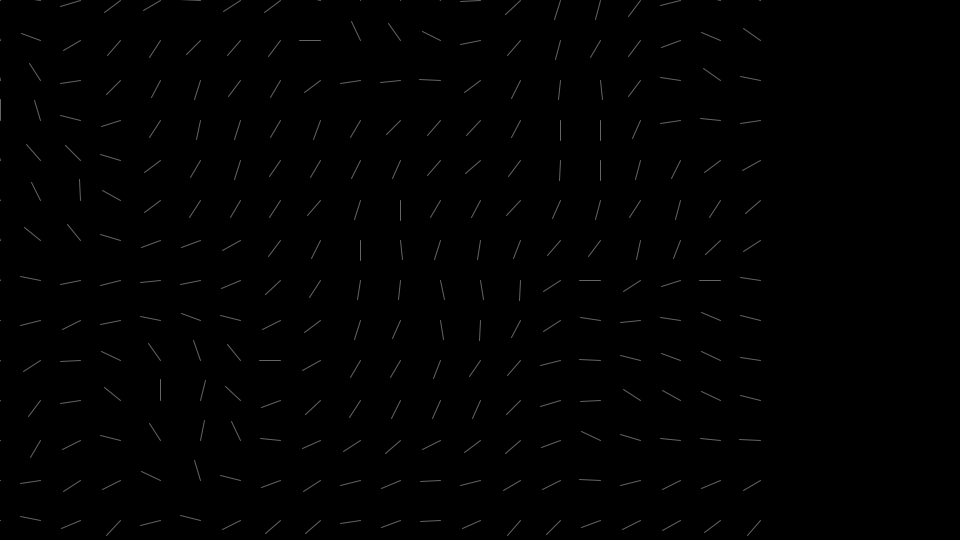
Frame 1 (no input)
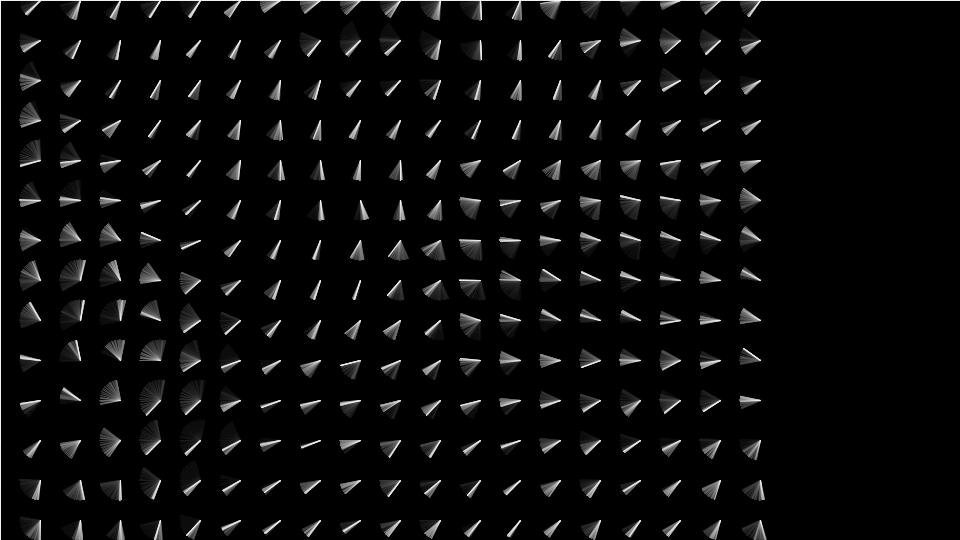
Frame 60 (the mouse pressed at the canvas centre just before this capture)
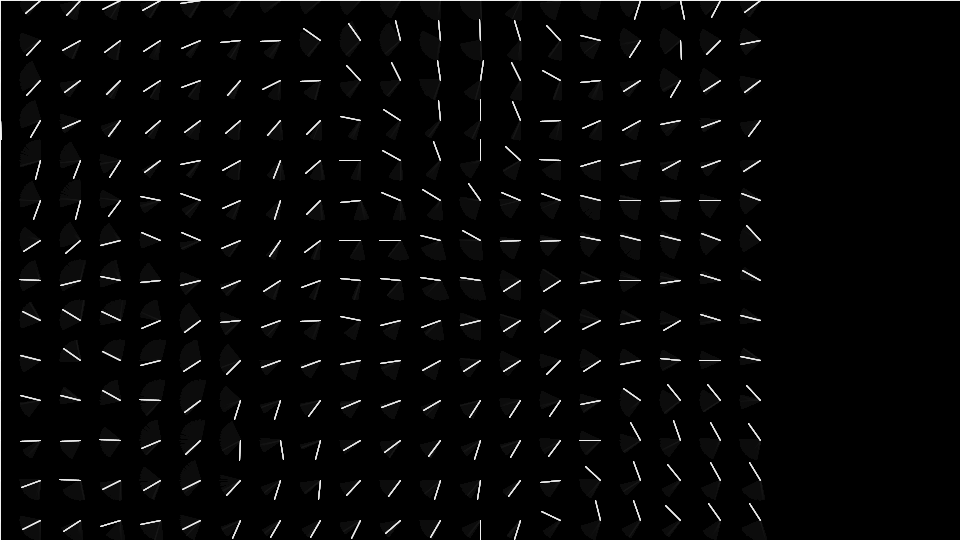
Frame 120 (the mouse held since frame 60 and released just before this capture)

The Processing sketch that drew these frames (run headless with seeded random() and noise(); from frame 60 on, the mouse is pressed at the canvas centre):

// Processing sketch: noiseField_e
// ── noiseField_e.pde


float noiseScale = 0.2;

void setup() {
  size(960,540);
  background(0);
}


void draw() {
  
  fill(0,10);
  rect(0,0,width,height);
  float vx = mousePressed ? mouseX*0.1:sin(frameCount*0.01)*5;
  float vy = mousePressed ? mouseY*0.1:sin(frameCount*0.01)*5;
  ArrayList<PVector> noiseList = new ArrayList();
  for (int x=0; x < 20; x++) {
    for (int y=0; y < 20; y++) {
      float noiseVal = noise((vx+x)*noiseScale, (vy+y)*noiseScale);
      noiseList.add(new PVector(x,y,map(noiseVal, 0,1,0,TWO_PI)));
    }
  }
  
  stroke(255,100);
  for(PVector v:noiseList) {
    pushMatrix();
    translate(v.x*40,v.y*40);
    rotate(v.z);
    line(0,0,20,1);
    popMatrix();
  }
  
}

void keyPressed() {
  noiseScale = 0.002;
}
